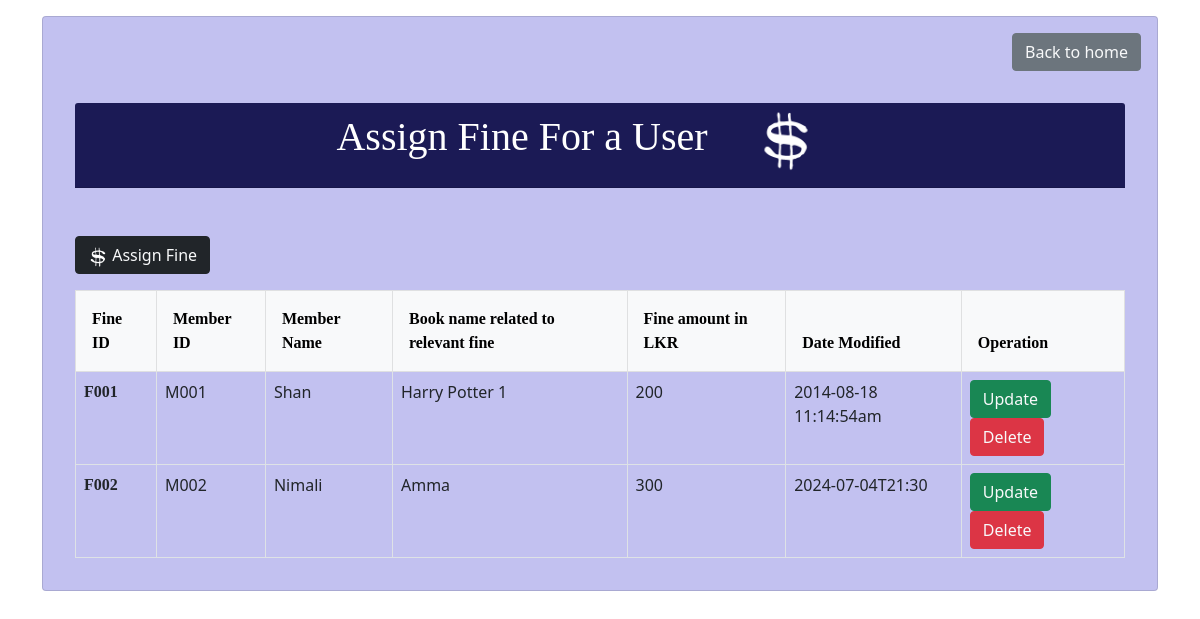
Screenshot of /assignFine/index.php with the database file from the repository.
### tables this page shows
CREATE TABLE `fine` (
  `fine_id` varchar(5) NOT NULL,
  `book_id` varchar(5) NOT NULL,
  `member_id` varchar(5) NOT NULL,
  `fine_amount` varchar(100) NOT NULL,
  `fine_date_modified` varchar(100) NOT NULL
);

CREATE TABLE `member` (
  `member_id` varchar(5) NOT NULL,
  `first_name` varchar(100) NOT NULL,
  `last_name` varchar(100) NOT NULL,
  `birthday` varchar(100) NOT NULL,
  `email` varchar(100) NOT NULL
);

CREATE TABLE `book` (
  `book_id` varchar(5) NOT NULL,
  `book_name` varchar(100) NOT NULL,
  `category_id` varchar(5) NOT NULL
);

### assignFine/index.php (the view, shortened to what this page needs)
<?php
    include 'connect.php';
?>
<!DOCTYPE html>
<html lang="en">
<head>
    <link rel="stylesheet" href="style.css">
    <link href="https://cdn.jsdelivr.net/npm/bootstrap@5.0.2/dist/css/bootstrap.min.css" rel="stylesheet">
</head>
<body>
    <div class="container">
        <div class="card my-3 px-3" style="background:#9f9ee7a2;">
                <div  class="d-grid gap-2 d-md-flex justify-content-md-end">
                    <button class="btn btn-secondary my-3"><a href="../loginAndUser/homeInterface.php" class="text-light btn_text">Back to home</a></button>
                </div>
            <div class="card-body">
                <div class="card-header" style="background:#1B1A55 ; color:white;" >
                    <h1 class="text-center">Assign Fine For a User<img class="mx-5" src="../img/assign-white.png" alt="bookreg" width="60px" height=""></h1>
                </div>
                <button class="btn btn-dark mt-5 "><a href="addbook.php" class="text-light btn_text"><a href="assignfine.php" class="text-light btn_text"><img src="../img/assign-white.png" alt="addbook"  width="20px"> Assign Fine</a></button>
                <table class="table table-bordered">
                    <thead class="table-light">
                        <tr>
                            <th class="p-3" scope="col">Fine ID</th>
                            <th class="p-3"scope="col">Member ID</th>
                            <th class="p-3"scope="col">Member Name</th>
                            <th class="p-3"scope="col">Book name related to relevant fine</th>
                            <th class="p-3"scope="col">Fine amount in LKR</th>
                            <th class="p-3"scope="col">Date Modified </th>
                            <th class="p-3"scope="col">Operation </th>
                        </tr>
                    </thead>
                    <tbody>
                        <?php
                            $sql = "SELECT fine.fine_id, member.member_id, member.first_name, book.book_name, fine.fine_amount, fine.fine_date_modified
                            FROM fine
                            INNER JOIN member ON fine.member_id = member.member_id
                            INNER JOIN book ON fine.book_id = book.book_id";
                            $result=mysqli_query($con,$sql);
                            if($result){
                                while($row =mysqli_fetch_assoc($result)){
                                    $fine_id = $row['fine_id'];
                                    $member_id = $row['member_id'];
                                    $first_name = $row['first_name'];
                                    $book_name = $row['book_name'];
                                    $fine_amount = $row['fine_amount'];
                                    $fine_date_modified = $row['fine_date_modified'];
                                    echo '<tr>
                                    <th scope="row">'.$fine_id.'</th>
                                    <td>'.$member_id.'</td>
                                    <td>'.$first_name.'</td>
                                    <td>'.$book_name.'</td>
                                    <td>'.$fine_amount.'</td>
                                    <td>'.$fine_date_modified.'</td>
                                    <td>
                                        <button class="btn btn-success" onclick="updatedata()"><a href="update.php? updateid='.$fine_id.'"class="text-light btn_text">Update</a></button>
                                        <button class="btn btn-danger" onclick="deletedata()"><a href="delete.php? deleteid='.$fine_id.'"class="text-light btn_text">Delete</a></button>
                                    </td>
                                    </tr>';
                                }
                            } else{
                                echo "Error: " . mysqli_error($con);
                            }
                        ?>
                    </tbody>
                </table>
            </div>
        </div>
    </div>
</body>
</html>

### assignFine/style.css (style rules this page uses)
h1,h2,th,label { font-family: poppins; }
.btn_text { text-decoration: none; font-weight: 500; }

### rows the page displays
fine: fine_id "F001", member.member_id "M001", member.first_name "Shan", book.book_name "Harry Potter 1", fine_amount "200", fine_date_modified "2014-08-18 11:14:54am"
fine: fine_id "F002", member.member_id "M002", member.first_name "Nimali", book.book_name "Amma", fine_amount "300", fine_date_modified "2024-07-04T21:30"
